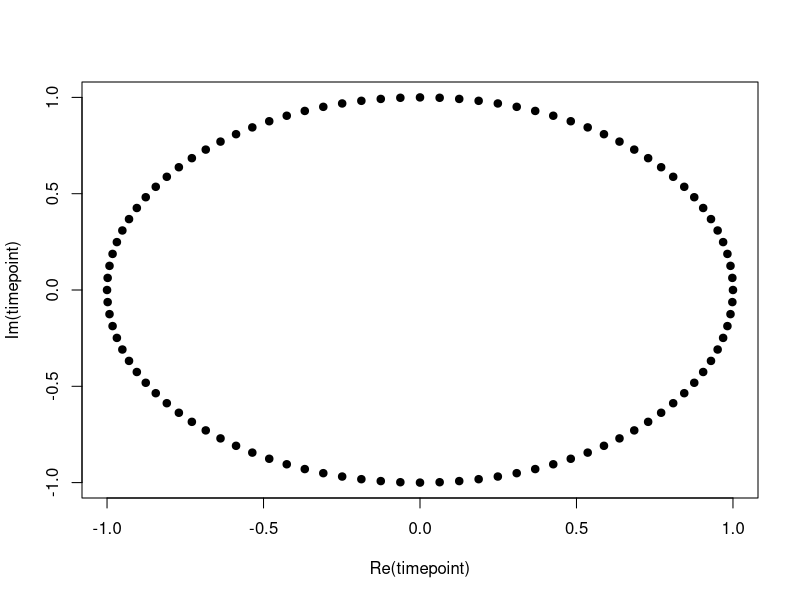
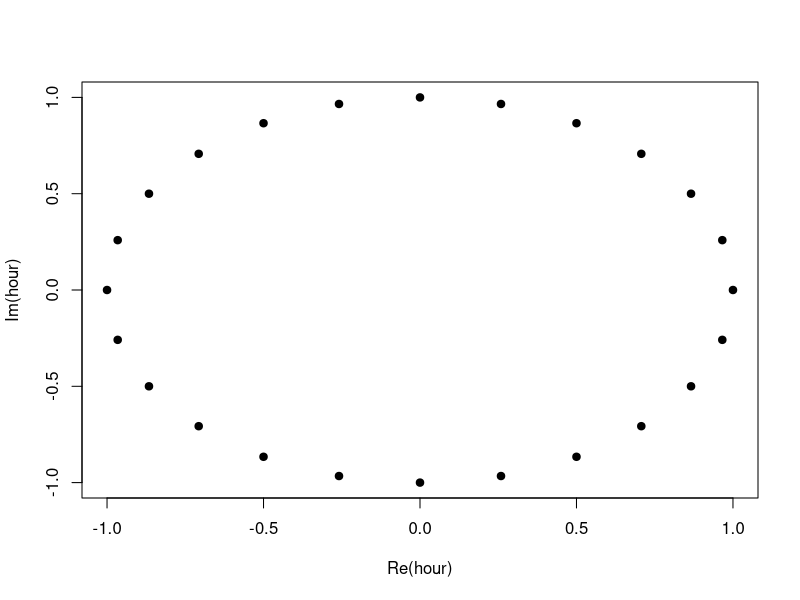
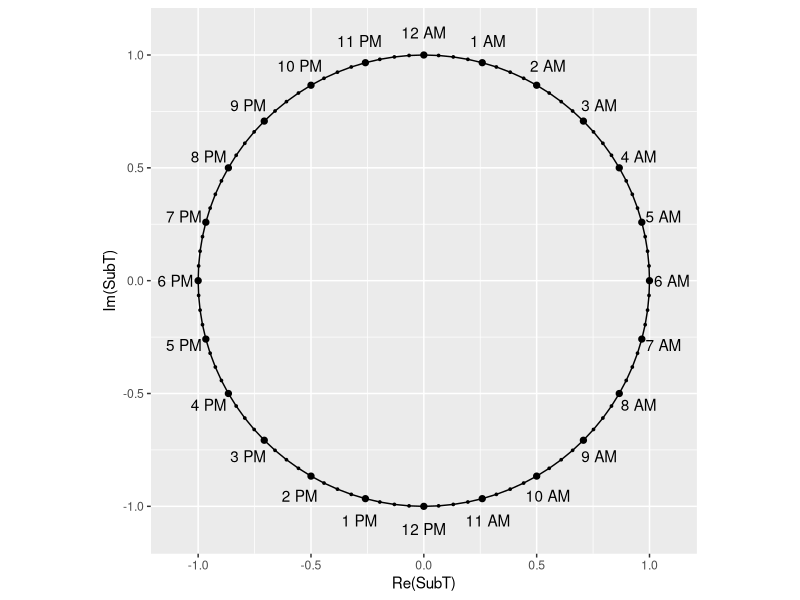

Here is the R script that generated these plots, in order:
## ---- chunk 1
knitr::opts_chunk$set(
  collapse = TRUE,
  comment = "#>"
)
## ---- chunk 2
k <- 100
timepoint <- exp(1i * 2 * pi * (k:1) / k)
plot(timepoint, pch = 19, type = "b")
## ---- chunk 3
k <- 24
hour <- exp(1i * 2 * pi * (k:1) / k)
plot(hour, pch = 19)
## ---- chunk 4
k <- 24 # Hours
subk <- 24*4 # Fraction of hours
times <- exp(1i * 2 * pi * (k:1) / k)
subtimes <- data.frame(SubT = exp(1i * 2 * pi * (subk:1) / subk)) 
ampm = c(rep(" AM",6), rep(" PM",12), rep(" AM",6))
library(tibble)
dfclock <- tibble(time = times,
                  hour = c(6:12, 1:12, 1:5), # May not be needed
                  label = paste0(c(6:12, 1:5), ampm))
## ---- chunk 5
library(ggplot2) # Load the package ggplot2
dfclock %>% ggplot()+
  geom_path(data = subtimes, aes(Re(SubT), Im(SubT)))+
  # Connect Last two missing points
  geom_line(data = subtimes %>% dplyr::slice(-c(2:95)), aes(Re(SubT), Im(SubT)))+
  theme(aspect.ratio = 1)+
  geom_text(data = dfclock, aes(Re(time)*1.1, Im(time)*1.1, label = label))+
  geom_point(data = subtimes, 
             aes(Re(SubT), Im(SubT)), shape = 19, color = "black", size = 0.6)+
  geom_point(aes(Re(time), Im(time)), color = "black", size = 1.8)
